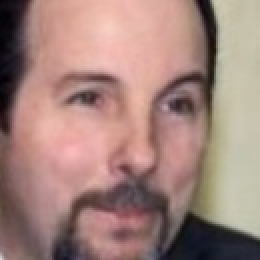
#> input picture sheet12_ex2/data_training/Arminio_Fraga_0003_face0.jpg, 130 x 130 px (shown 2 times larger); its folder holds 4 pictures in this run
$ python main.py 5
#> lines starting #> are read from the running program, lines starting #| are printed output that depends on the picture
### sheet12_ex2/face_recognition.py
#!/usr/bin/env python3
# -*- coding: utf-8 -*-
"""
Created on Wed Nov  2 22:50:19 2022

@author: archie
"""

import numpy as np
from scipy.io import mmread, mmwrite
from scipy import sparse
from skimage import io
from skimage.color import rgb2gray


# %%
def face_recognition(train_set, imsize, robust=False):
    """
    Generate input data for solving the robust face recognition problem using convex optimization
    solvers. The dictionary is built from a collection of training images, all assumed
    to be of the same size. Images are then converted to grayscale and stacked as column vectors.

    The returned matrix is a sparse concatenation of a dense matrix A of dimension (m, n) and the
    identity matrix (m, m), where n << m.

    Parameters
    ----------
    train_set : list
        List of paths pointing to image files. All images are assumed to have the same size.
    imsize : int
        Fixed image size m*n of image files.
    seed : int, optional
        Value for np.random.seed. Defaults to None.

    Returns
    -------
    B : np.array
        Sparse matrix for robust face recognition.
    L : float
        Lipschitz constant for grad F(w) = B.T @ (Bw - b)

    """
#> called with imsize = 16900, robust = False
    colsize = len(train_set)

    # Load images into dictionary
    if robust is True:
        filename = 'B_dsize{}_imsize{}_robust'.format(colsize, imsize)
    else:
        filename = 'B_dsize{}_imsize{}'.format(colsize, imsize)

    try:
        B = mmread(filename)
    except:
        A = np.zeros((imsize, colsize))

        for i in range(0, colsize):
            img = io.imread(train_set[i])
#> img is the input picture: shape (130, 130, 3); mean R, G, B 162.5, 131.2, 123.7
            img = rgb2gray(img)
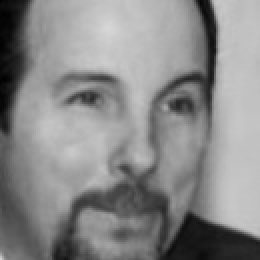
#> img: shape (130, 130) float64 (shown 2 times larger); min 0.00503, max 0.843, mean 0.539

            A[:, i] = np.copy(img.flatten())
#> pass 2 of the loop in face_recognition, `for i in range(0, colsize):`:
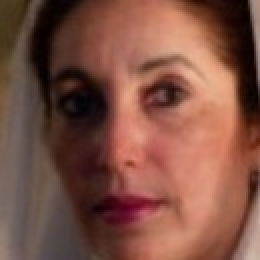
#> input picture sheet12_ex2/data_training/Benazir_Bhutto_0002_face0.jpg, 130 x 130 px (shown 2 times larger)
#> in face_recognition, img is the input picture: shape (130, 130, 3); mean R, G, B 126.6, 81.3, 67.6
#> in face_recognition, `img = rgb2gray(img)`:
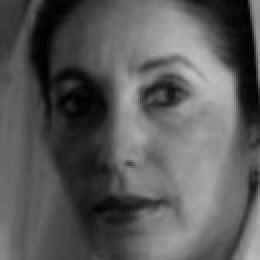
#> img: shape (130, 130) float64 (shown 2 times larger); min 0.00417, max 0.759, mean 0.353
#> pass 3 of the loop in face_recognition, `for i in range(0, colsize):`:
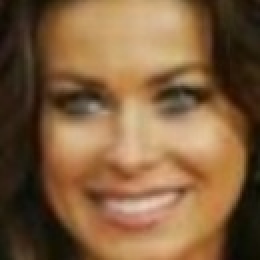
#> input picture sheet12_ex2/data_training/Carmen_Electra_0003_face0.jpg, 130 x 130 px (shown 2 times larger)
#> in face_recognition, img is the input picture: shape (130, 130, 3); mean R, G, B 129.1, 95.2, 61.9
#> in face_recognition, `img = rgb2gray(img)`:
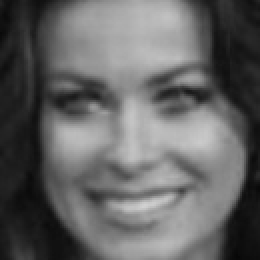
#> img: shape (130, 130) float64 (shown 2 times larger); min 0.0299, max 0.821, mean 0.392
#> the loop made 4 passes; the first 3 are shown

        if robust is True:
            B = sparse.hstack([sparse.csc_matrix(A), sparse.eye(imsize)], format='csc')
        else:
            B = A

        mmwrite(filename, B)

    # Compute Lipschitz constant of l2 gradient
    BtB = B.T @ B
#> BtB = [[5616, 3142, 3745, 4189.6], [3142, 2675, 2583.4, 2682.5], [3745, 2583.4, 3465.1, 3298.8], [4189.6, 2682.5, 3298.8, 3818.2]]
    if sparse.issparse(B):
        L = sparse.linalg.norm(BtB)
        B = sparse.csc_matrix(B)  # XXX: mmread reads coo_matrix
    else:
        L = np.linalg.norm(BtB)
#> L = 14060

    return B, L


# [19 lines left out: function soft_thresholding, not called in this run]

### sheet12_ex2/main.py
#!/usr/bin/env python3
# -*- coding: utf-8 -*-
"""
@author: Ferdinand Vanmaele
"""

import numpy as np
import json

from glob import glob
from skimage import io
from skimage.color import rgb2gray
from skimage.util import random_noise

from fista import fista, fista_mod, fista_cd
from face_recognition import soft_thresholding, face_recognition
import matplotlib.pyplot as plt

# %% class to write out a numpy array to JSON
class NumpyEncoder(json.JSONEncoder):
    # [85 lines left out: functions default, experiment, run_trial, not called in this run]


# %% LFW images with deep funneling
train_set = glob("data_training/*")
train_set.sort()
verification_set = glob("data_verification/*")
verification_set.sort()
imsize = 130*130

# %%
if __name__ == "__main__":
    import argparse
    parser = argparse.ArgumentParser(description='Retrieve arguments')

    # Mandatory arguments
    parser.add_argument("trials", type=int, help="number of images checked with dictionary")
    #parser.add_argument("dsize", type=int, help="Number of images selected for the dictionary")

    # Optional arguments
    parser.add_argument("--seed", type=int, default=None, help="value for np.random.seed()")
    parser.add_argument("--tol", type=float, default=1e-4, help="threshold for difference ||x{k} - x{k-1}||")
    parser.add_argument("--sigma", type=float, default=1, dest='sigma', help="value of the regularization parameter")
    parser.add_argument("--method", type=str, default='fista_mod', choices=['fista', 'fista_mod', 'fista_cd'],
                        help='fista algorithm used for numeric tests')
    parser.add_argument("--max-iter", type=int, default=10000, help='maximum number of iterations')

    # Options for robust face recognition (noise/occlusion)
    parser.add_argument("--robust", action='store_true', help='solve the robust face recognition problem (slow)')
    parser.add_argument("--robust-mean", type=float, default=0, help='mean for noise added to sampled images')
    parser.add_argument("--robust-var", type=float, default=0.02, help='variance for noise added to sampled images')
    args = parser.parse_args()
    np.random.seed(seed=args.seed)

    # Generate dictionary from training set
    Bn = len(train_set) + imsize if args.robust else len(train_set)
    print("Constructing dictionary... [robust={}, m={}, n={}]".format(args.robust, imsize, Bn))
    B, L = face_recognition(train_set, imsize, robust=args.robust)
#> L = 14060
    x0 = np.zeros(np.shape(B)[1])
#> x0 = [0, 0, 0, 0]

    # Select random images from the verification set
#> (the run stopped early here; a loop or call above may not have finished)
